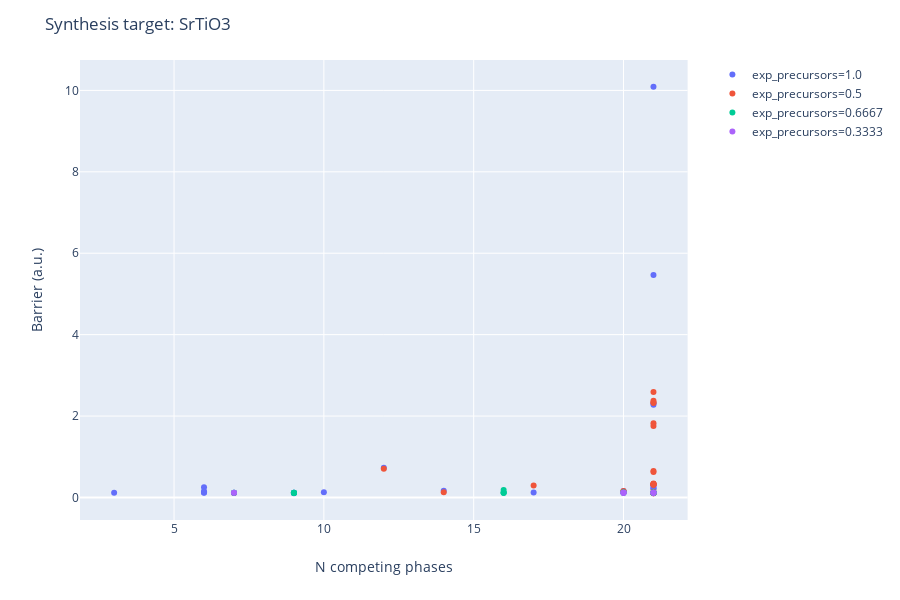

The notebook cell saved with this chart:
### Markdown cell above
Too many reactions above. Many are Sr-Ti-O phases. We can simplify:

### Code cell
router.recommend_routes(temperature=1500, pressure=None, allow_gas_release=True, max_component_precursors=2)

### Figure 1 — Plotly figure (JSON) as saved in the notebook; plotly's stock layout.template omitted (floating-point values rounded to 4 significant figures)
{"data": [{"customdata": [["1.0 SrO(mp-2472) + 1.0 TiO2(mp-554278)"], ["-1.0 CO2(mp-20066) + 1.0 SrCO3(mp-3822) + 1.0 TiO2(mp-554278)"], ["1.0 TiC(mp-631) + 1.0 SrO(mp-2472) + -1.0 CO2(mp-20066) + 2.0 O2(mp-1091399)"], ["1.0 SrO(mp-2472) + 0.5 Ti2O3(mp-458) + 0.25 O2(mp-1091399)"], ["0.5 SrO(mp-2472) + 0.5 Ti2O3(mp-458) + 0.5 SrO2(mp-2697)"], ["1.0 SrO(mp-2472) + 0.5 O2(mp-1091399) + 1.0 TiO(mp-1071163)"], ["1.0 SrO(mp-2472) + 1.0 O2(mp-1091399) + 1.0 Ti(mp-72)"], ["1.0 SrO2(mp-2697) + 1.0 TiO(mp-1071163)"], ["0.1429 TiC(mp-631) + -0.1429 CO2(mp-20066) + 0.4286 Ti2O3(mp-458) + 1.0 SrO2(mp-2697)"], ["1.0 TiC(mp-631) + -1.0 CO2(mp-20066) + 1.5 O2(mp-1091399) + 1.0 SrO2(mp-2697)"], ["1.0 TiC(mp-631) + -2.0 CO2(mp-20066) + 2.0 O2(mp-1091399) + 1.0 SrCO3(mp-3822)"], ["1.0 TiC(mp-631) + -1.0 CO2(mp-20066) + 2.5 O2(mp-1091399) + 1.0 Sr(mp-76)"], ["0.25 TiC(mp-631) + -0.25 CO2(mp-20066) + 1.0 SrO2(mp-2697) + 0.75 TiO2(mp-554278)"], ["0.5 Ti2O3(mp-458) + -0.25 O2(mp-1091399) + 1.0 SrO2(mp-2697)"], ["0.5 Ti2O3(mp-458) + 0.75 O2(mp-1091399) + 1.0 Sr(mp-76)"], ["0.5 Ti2O3(mp-458) + 0.75 SrO2(mp-2697) + 0.25 Sr(mp-76)"], ["0.3333 Ti2O3(mp-458) + 1.0 SrO2(mp-2697) + 0.3333 Ti(mp-72)"], ["-0.5 O2(mp-1091399) + 1.0 SrO2(mp-2697) + 1.0 TiO2(mp-554278)"], ["0.5 O2(mp-1091399) + 1.0 SrO2(mp-2697) + 1.0 Ti(mp-72)"], ["0.5 O2(mp-1091399) + 1.0 TiO2(mp-554278) + 1.0 Sr(mp-76)"], ["1.0 O2(mp-1091399) + 1.0 Sr(mp-76) + 1.0 TiO(mp-1071163)"], ["1.5 O2(mp-1091399) + 1.0 Sr(mp-76) + 1.0 Ti(mp-72)"], ["0.5 SrO2(mp-2697) + 1.0 TiO2(mp-554278) + 0.5 Sr(mp-76)"], ["1.0 SrO2(mp-2697) + 0.5 TiO2(mp-554278) + 0.5 Ti(mp-72)"], ["-1.0 CO2(mp-20066) + 0.5 Ti2O3(mp-458) + 0.25 O2(mp-1091399) + 1.0 SrCO3(mp-3822)"], ["-0.5 CO2(mp-20066) + 0.5 Ti2O3(mp-458) + 0.5 SrO2(mp-2697) + 0.5 SrCO3(mp-3822)"], ["-0.25 CO2(mp-20066) + 0.5 Ti2O3(mp-458) + 1.0 SrO2(mp-2697) + 0.25 C(mp-568286)"], ["-1.0 CO2(mp-20066) + 0.5 O2(mp-1091399) + 1.0 SrCO3(mp-3822) + 1.0 TiO(mp-1071163)"], ["-1.0 CO2(mp-20066) + 1.0 O2(mp-1091399) + 1.0 SrCO3(mp-3822) + 1.0 Ti(mp-72)"], ["-0.5 CO2(mp-20066) + 1.0 SrO2(mp-2697) + 1.0 TiO2(mp-554278) + 0.5 C(mp-568286)"]], "hoverlabel": {"namelength": 0}, "hovertemplate": "exp_precursors=1.0<br>n_competing=%{x}<br>barrier=%{y}<br>summary=%{customdata[0]}", "legendgroup": "exp_precursors=1.0", "marker": {"color": "#636efa", "symbol": "circle"}, "mode": "markers", "name": "exp_precursors=1.0", "showlegend": true, "type": "scatter", "x": [12, 14, 21, 6, 6, 21, 21, 3, 9, 21, 21, 21, 21, 10, 21, 17, 7, 20, 9, 20, 21, 21, 20, 9, 6, 6, 9, 21, 21, 21], "xaxis": "x", "y": [0.7269, 0.1664, 2.278, 0.2487, 0.1497, 0.2619, 2.312, 0.117, 0.116, 0.1033, 0.3051, 5.464, 0.1145, 0.1303, 0.1206, 0.1234, 0.1084, 0.1597, 0.1033, 0.1474, 0.214, 10.09, 0.131, 0.1077, 0.1215, 0.1177, 0.1144, 0.2162, 0.3052, 0.1117], "yaxis": "y"}, {"customdata": [["1.0 SrO(mp-2472) + 1.0 TiO2(mp-390)"], ["-1.0 CO2(mp-20066) + 1.0 SrCO3(mp-3822) + 1.0 TiO2(mp-390)"], ["1.0 SrO(mp-2472) + 0.75 O2(mp-1091399) + 0.5 Ti2O(mp-1215)"], ["1.0 SrO(mp-2472) + 0.9167 O2(mp-1091399) + 0.1667 Ti6O(mp-554098)"], ["1.0 SrO(mp-2472) + 0.8333 O2(mp-1091399) + 0.3333 Ti3O(mp-2591)"], ["1.0 SrO(mp-2472) + 0.1667 O2(mp-1091399) + 0.3333 Ti3O5(mp-1147)"], ["0.25 O2(mp-1091399) + 1.0 SrO2(mp-2697) + 0.5 Ti2O(mp-1215)"], ["0.4167 O2(mp-1091399) + 1.0 SrO2(mp-2697) + 0.1667 Ti6O(mp-554098)"], ["0.3333 O2(mp-1091399) + 1.0 SrO2(mp-2697) + 0.3333 Ti3O(mp-2591)"], ["-0.3333 O2(mp-1091399) + 1.0 SrO2(mp-2697) + 0.3333 Ti3O5(mp-1147)"], ["-0.5 O2(mp-1091399) + 1.0 SrO2(mp-2697) + 1.0 TiO2(mp-390)"], ["1.25 O2(mp-1091399) + 0.5 Ti2O(mp-1215) + 1.0 Sr(mp-76)"], ["1.4167 O2(mp-1091399) + 1.0 Sr(mp-76) + 0.1667 Ti6O(mp-554098)"], ["1.3333 O2(mp-1091399) + 1.0 Sr(mp-76) + 0.3333 Ti3O(mp-2591)"], ["0.6667 O2(mp-1091399) + 1.0 Sr(mp-76) + 0.3333 Ti3O5(mp-1147)"], ["0.5 O2(mp-1091399) + 1.0 Sr(mp-76) + 1.0 TiO2(mp-390)"], ["1.0 SrO(mp-2472) + 0.125 Ti8C5(mp-27919) + -0.625 CO2(mp-20066) + 1.625 O2(mp-1091399)"], ["1.0 SrO(mp-2472) + -0.5 CO2(mp-20066) + 1.5 O2(mp-1091399) + 0.5 Ti2C(mp-10721)"], ["0.125 Ti8C5(mp-27919) + -0.625 CO2(mp-20066) + 1.125 O2(mp-1091399) + 1.0 SrO2(mp-2697)"], ["0.125 Ti8C5(mp-27919) + -1.625 CO2(mp-20066) + 1.625 O2(mp-1091399) + 1.0 SrCO3(mp-3822)"], ["0.125 Ti8C5(mp-27919) + -0.625 CO2(mp-20066) + 2.125 O2(mp-1091399) + 1.0 Sr(mp-76)"], ["-0.5 CO2(mp-20066) + 1.0 O2(mp-1091399) + 1.0 SrO2(mp-2697) + 0.5 Ti2C(mp-10721)"], ["-1.5 CO2(mp-20066) + 1.5 O2(mp-1091399) + 0.5 Ti2C(mp-10721) + 1.0 SrCO3(mp-3822)"], ["-0.5 CO2(mp-20066) + 2.0 O2(mp-1091399) + 0.5 Ti2C(mp-10721) + 1.0 Sr(mp-76)"], ["-1.0 CO2(mp-20066) + 0.75 O2(mp-1091399) + 1.0 SrCO3(mp-3822) + 0.5 Ti2O(mp-1215)"], ["-1.0 CO2(mp-20066) + 0.9167 O2(mp-1091399) + 1.0 SrCO3(mp-3822) + 0.1667 Ti6O(mp-554098)"], ["-1.0 CO2(mp-20066) + 0.8333 O2(mp-1091399) + 1.0 SrCO3(mp-3822) + 0.3333 Ti3O(mp-2591)"], ["-1.0 CO2(mp-20066) + 0.1667 O2(mp-1091399) + 1.0 SrCO3(mp-3822) + 0.3333 Ti3O5(mp-1147)"]], "hoverlabel": {"namelength": 0}, "hovertemplate": "exp_precursors=0.5<br>n_competing=%{x}<br>barrier=%{y}<br>summary=%{customdata[0]}", "legendgroup": "exp_precursors=0.5", "marker": {"color": "#EF553B", "symbol": "circle"}, "mode": "markers", "name": "exp_precursors=0.5", "showlegend": true, "type": "scatter", "x": [12, 14, 21, 21, 21, 17, 7, 21, 21, 21, 20, 21, 21, 21, 21, 20, 21, 21, 21, 21, 21, 21, 21, 21, 21, 21, 21, 21], "xaxis": "x", "y": [0.7067, 0.1307, 0.3399, 1.825, 0.6512, 0.2911, 0.1099, 0.1071, 0.1084, 0.1373, 0.1589, 0.3142, 1.758, 0.6251, 0.1193, 0.134, 2.319, 2.335, 0.1044, 0.3108, 2.374, 0.1049, 0.3301, 2.592, 0.3177, 0.3277, 0.3319, 0.1194], "yaxis": "y"}, {"customdata": [["0.6667 SrO(mp-2472) + 0.3333 SrO2(mp-2697) + 0.3333 Ti3O5(mp-1147)"], ["0.1818 TiC(mp-631) + -0.1818 CO2(mp-20066) + 1.0 SrO2(mp-2697) + 0.2727 Ti3O5(mp-1147)"], ["0.25 TiC(mp-631) + -0.25 CO2(mp-20066) + 1.0 SrO2(mp-2697) + 0.75 TiO2(mp-390)"], ["0.2857 Ti2O3(mp-458) + 1.0 SrO2(mp-2697) + 0.1429 Ti3O(mp-2591)"], ["1.0 SrO2(mp-2697) + 0.3333 Ti2O(mp-1215) + 0.3333 TiO2(mp-554278)"], ["1.0 SrO2(mp-2697) + 0.4545 TiO2(mp-554278) + 0.0909 Ti6O(mp-554098)"], ["0.6667 SrO2(mp-2697) + 0.3333 Sr(mp-76) + 0.3333 Ti3O5(mp-1147)"], ["0.5 SrO2(mp-2697) + 0.5 Sr(mp-76) + 1.0 TiO2(mp-390)"], ["1.0 SrO2(mp-2697) + 0.4 Ti(mp-72) + 0.2 Ti3O5(mp-1147)"], ["1.0 SrO2(mp-2697) + 0.5 Ti(mp-72) + 0.5 TiO2(mp-390)"], ["0.0227 Ti8C5(mp-27919) + -0.1136 CO2(mp-20066) + 0.4091 Ti2O3(mp-458) + 1.0 SrO2(mp-2697)"], ["0.0385 Ti8C5(mp-27919) + -0.1923 CO2(mp-20066) + 1.0 SrO2(mp-2697) + 0.6923 TiO2(mp-554278)"], ["0.25 Ti2O3(mp-458) + 1.0 SrO2(mp-2697) + 0.25 Ti2O(mp-1215)"], ["1.0 SrO2(mp-2697) + 0.4 TiO2(mp-554278) + 0.2 Ti3O(mp-2591)"], ["-0.1 CO2(mp-20066) + 0.4 Ti2O3(mp-458) + 1.0 SrO2(mp-2697) + 0.1 Ti2C(mp-10721)"], ["0.3125 Ti2O3(mp-458) + 1.0 SrO2(mp-2697) + 0.0625 Ti6O(mp-554098)"], ["-0.1667 CO2(mp-20066) + 1.0 SrO2(mp-2697) + 0.1667 Ti2C(mp-10721) + 0.6667 TiO2(mp-554278)"], ["-0.6667 CO2(mp-20066) + 0.3333 SrO2(mp-2697) + 0.6667 SrCO3(mp-3822) + 0.3333 Ti3O5(mp-1147)"], ["-0.3333 CO2(mp-20066) + 1.0 SrO2(mp-2697) + 0.3333 C(mp-568286) + 0.3333 Ti3O5(mp-1147)"], ["-0.5 CO2(mp-20066) + 1.0 SrO2(mp-2697) + 0.5 C(mp-568286) + 1.0 TiO2(mp-390)"]], "hoverlabel": {"namelength": 0}, "hovertemplate": "exp_precursors=0.6667<br>n_competing=%{x}<br>barrier=%{y}<br>summary=%{customdata[0]}", "legendgroup": "exp_precursors=0.6667", "marker": {"color": "#00cc96", "symbol": "circle"}, "mode": "markers", "name": "exp_precursors=0.6667", "showlegend": true, "type": "scatter", "x": [16, 21, 21, 16, 7, 20, 21, 20, 9, 9, 9, 21, 7, 20, 9, 16, 21, 16, 21, 21], "xaxis": "x", "y": [0.1819, 0.1155, 0.1145, 0.1158, 0.1153, 0.1144, 0.1257, 0.1308, 0.1081, 0.1077, 0.116, 0.1146, 0.116, 0.1149, 0.1159, 0.1155, 0.1146, 0.1176, 0.1135, 0.1116], "yaxis": "y"}, {"customdata": [["1.0 SrO2(mp-2697) + 0.2857 Ti2O(mp-1215) + 0.1429 Ti3O5(mp-1147)"], ["1.0 SrO2(mp-2697) + 0.3333 Ti2O(mp-1215) + 0.3333 TiO2(mp-390)"], ["1.0 SrO2(mp-2697) + 0.0741 Ti6O(mp-554098) + 0.1852 Ti3O5(mp-1147)"], ["1.0 SrO2(mp-2697) + 0.1667 Ti3O(mp-2591) + 0.1667 Ti3O5(mp-1147)"], ["0.0286 Ti8C5(mp-27919) + -0.1429 CO2(mp-20066) + 1.0 SrO2(mp-2697) + 0.2571 Ti3O5(mp-1147)"], ["0.0385 Ti8C5(mp-27919) + -0.1923 CO2(mp-20066) + 1.0 SrO2(mp-2697) + 0.6923 TiO2(mp-390)"], ["1.0 SrO2(mp-2697) + 0.0909 Ti6O(mp-554098) + 0.4545 TiO2(mp-390)"], ["1.0 SrO2(mp-2697) + 0.2 Ti3O(mp-2591) + 0.4 TiO2(mp-390)"], ["-0.125 CO2(mp-20066) + 1.0 SrO2(mp-2697) + 0.125 Ti2C(mp-10721) + 0.25 Ti3O5(mp-1147)"], ["-0.1667 CO2(mp-20066) + 1.0 SrO2(mp-2697) + 0.1667 Ti2C(mp-10721) + 0.6667 TiO2(mp-390)"]], "hoverlabel": {"namelength": 0}, "hovertemplate": "exp_precursors=0.3333<br>n_competing=%{x}<br>barrier=%{y}<br>summary=%{customdata[0]}", "legendgroup": "exp_precursors=0.3333", "marker": {"color": "#ab63fa", "symbol": "circle"}, "mode": "markers", "name": "exp_precursors=0.3333", "showlegend": true, "type": "scatter", "x": [7, 7, 20, 20, 21, 21, 20, 20, 21, 21], "xaxis": "x", "y": [0.1157, 0.1153, 0.1151, 0.1154, 0.1155, 0.1146, 0.1144, 0.1149, 0.1154, 0.1145], "yaxis": "y"}], "layout": {"height": 600, "legend": {"tracegroupgap": 0}, "margin": {"t": 60}, "title": {"text": "Synthesis target: SrTiO3"}, "xaxis": {"anchor": "y", "domain": [0, 0.98], "title": {"text": "N competing phases"}}, "yaxis": {"anchor": "x", "domain": [0, 1], "title": {"text": "Barrier (a.u.)"}}}}
